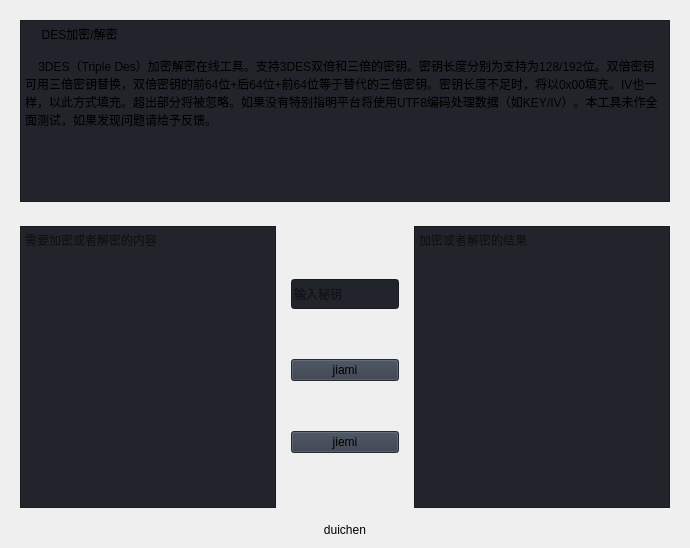
                     <widget class="QWidget" name="duichen_page">
                      <property name="minimumSize">
                       <size>
                        <width>0</width>
                        <height>150</height>
                       </size>
                      </property>
                      <layout class="QVBoxLayout" name="verticalLayout_22">
                       <item>
                        <widget class="QWidget" name="verticalWidget" native="true">
                         <property name="maximumSize">
                          <size>
                           <width>16777215</width>
                           <height>200</height>
                          </size>
                         </property>
                         <layout class="QVBoxLayout" name="verticalLayout_26">
                          <item>
                           <widget class="QPlainTextEdit" name="plainTextEdit_2">
                            <property name="minimumSize">
                             <size>
                              <width>0</width>
                              <height>100</height>
                             </size>
                            </property>
                            <property name="styleSheet">
                             <string notr="true">background-color: rgb(33, 37, 43);</string>
                            </property>
                            <property name="plainText">
                             <string>     DES加密/解密

    3DES（Triple Des）加密解密在线工具。支持3DES双倍和三倍的密钥。密钥长度分别为支持为128/192位。双倍密钥可用三倍密钥替换，双倍密钥的前64位+后64位+前64位等于替代的三倍密钥。密钥长度不足时，将以0x00填充。IV也一样，以此方式填充。超出部分将被忽略。如果没有特别指明平台将使用UTF8编码处理数据（如KEY/IV）。本工具未作全面测试，如果发现问题请给予反馈。</string>
                            </property>
                           </widget>
                          </item>
                         </layout>
                        </widget>
                       </item>
                       <item>
                        <widget class="QWidget" name="horizontalWidget" native="true">
                         <property name="minimumSize">
                          <size>
                           <width>100</width>
                           <height>300</height>
                          </size>
                         </property>
                         <layout class="QHBoxLayout" name="horizontalLayout_7">
                          <item>
                           <widget class="QPlainTextEdit" name="plainTextEdit_4">
                            <property name="minimumSize">
                             <size>
                              <width>0</width>
                              <height>100</height>
                             </size>
                            </property>
                            <property name="styleSheet">
                             <string notr="true">background-color: rgb(33, 37, 43);</string>
                            </property>
                            <property name="placeholderText">
                             <string>需要加密或者解密的内容</string>
                            </property>
                           </widget>
                          </item>
                          <item>
                           <widget class="QWidget" name="verticalWidget" native="true">
                            <property name="maximumSize">
                             <size>
                              <width>200</width>
                              <height>500</height>
                             </size>
                            </property>
                            <layout class="QVBoxLayout" name="verticalLayout_27">
                             <item>
                              <widget class="QLineEdit" name="lineEdit_2">
                               <property name="minimumSize">
                                <size>
                                 <width>0</width>
                                 <height>30</height>
                                </size>
                               </property>
                               <property name="styleSheet">
                                <string notr="true">background-color: rgb(33, 37, 43);</string>
                               </property>
                               <property name="placeholderText">
                                <string>输入秘钥</string>
                               </property>
                              </widget>
                             </item>
                             <item>
                              <widget class="QPushButton" name="pushButton_3">
                               <property name="styleSheet">
                                <string notr="true">background-color: rgb(52, 59, 72);</string>
                               </property>
                               <property name="text">
                                <string>jiami</string>
                               </property>
                              </widget>
                             </item>
                             <item>
                              <widget class="QPushButton" name="pushButton_2">
                               <property name="minimumSize">
                                <size>
                                 <width>100</width>
                                 <height>0</height>
                                </size>
                               </property>
                               <property name="styleSheet">
                                <string notr="true">background-color: rgb(52, 59, 72);</string>
                               </property>
                               <property name="text">
                                <string>jiemi</string>
                               </property>
                              </widget>
                             </item>
                            </layout>
                           </widget>
                          </item>
                          <item>
                           <widget class="QPlainTextEdit" name="plainTextEdit_3">
                            <property name="minimumSize">
                             <size>
                              <width>0</width>
                              <height>100</height>
                             </size>
                            </property>
                            <property name="styleSheet">
                             <string notr="true">background-color: rgb(33, 37, 43);</string>
                            </property>
                            <property name="placeholderText">
                             <string>加密或者解密的结果</string>
                            </property>
                           </widget>
                          </item>
                         </layout>
                        </widget>
                       </item>
                       <item>
                        <widget class="QLabel" name="label_2">
                         <property name="text">
                          <string>duichen</string>
                         </property>
                         <property name="alignment">
                          <set>Qt::AlignCenter</set>
                         </property>
                        </widget>
                       </item>
                      </layout>
                     </widget>
